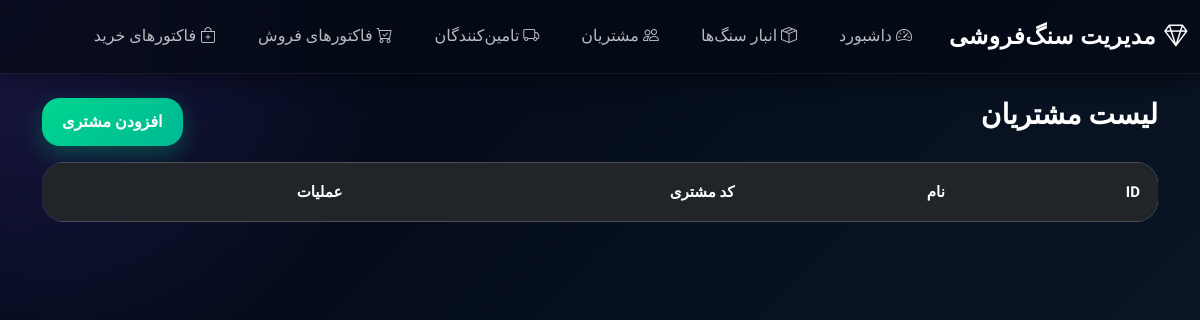
The app's page /customer_list/, older data.
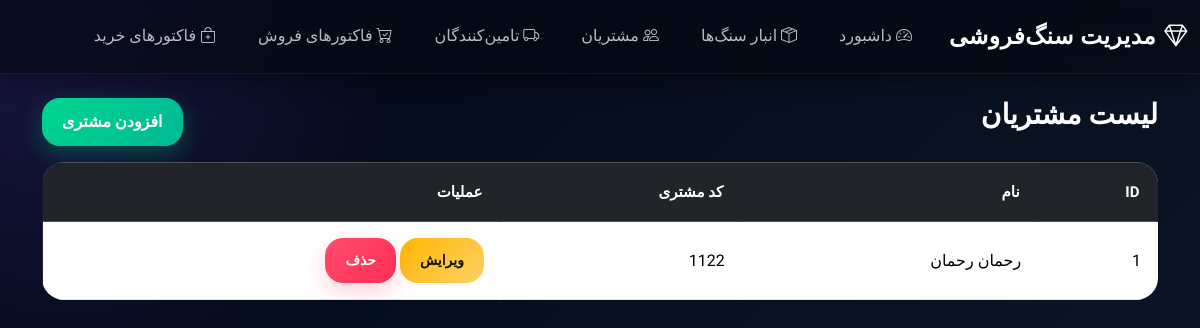
The same page, newer data.
### core/models.py (models this page shows, shortened)
class Customer(models.Model):
    person = models.OneToOneField(Person, on_delete=models.CASCADE)
    customer_code = models.CharField(max_length=30, unique=True)

class Person(models.Model):
    PERSON_TYPES = [
        ('real', 'حقیقی'),
        ('legal', 'حقوقی'),
    ]
    first_name = models.CharField(max_length=100, verbose_name='نام')
    last_name = models.CharField(max_length=100, verbose_name='نام خانوادگی')
    national_code = models.CharField(
        max_length=20,
        unique=True,
        verbose_name='کد ملی / شناسه اقتصادی'
    )
    phone = models.CharField(max_length=15, verbose_name='شماره تماس')
    address = models.TextField(verbose_name='آدرس')
    person_type = models.CharField(
        max_length=10,
        choices=PERSON_TYPES,
        verbose_name='نوع شخص'
    )
    created_at = models.DateTimeField(auto_now_add=True)
    def __str__(self):
        return f"{self.first_name} {self.last_name}"
    class Meta:
        verbose_name = 'شخص'
        verbose_name_plural = 'اشخاص'

### core/views.py (the view)
# urls.py: path('customer_list/', customer_list, name='customer_list'),
def customer_list(request):
    customers = Customer.objects.all()
    return render(request, 'core/customer_list.html', {'customers': customers})

### core/templates/core/customer_list.html (shortened to what this page needs)
{% extends 'core/base.html' %}
{% block content %}
<div class="d-flex justify-content-between mb-3">
    <h3>لیست مشتریان</h3>
    <a href="{% url 'add_customer' %}" class="btn btn-success">
        افزودن مشتری
    </a>
</div>
<table class="table table-bordered">
    <thead class="table-dark">
        <tr>
            <th>ID</th>
            <th>نام</th>
            <th>کد مشتری</th>
            <th>عملیات</th>
        </tr>
    </thead>
    <tbody>
        {% for customer in customers %}
        <tr>
            <td>{{ customer.id }}</td>
            <td>{{ customer.person }}</td>
            <td>{{ customer.customer_code }}</td>
            <td>
                <a href="{% url 'edit_customer' customer.id %}" class="btn btn-warning btn-sm">
                    ویرایش
                </a>
                <a href="{% url 'delete_customer' customer.id %}" class="btn btn-danger btn-sm">
                    حذف
                </a>
            </td>
        </tr>
        {% endfor %}
    </tbody>
</table>
{% endblock %}

Row changes from the older to the newer data that the page shows:
added Customer: id "1", person "رحمان رحمان", customer_code "1122"
